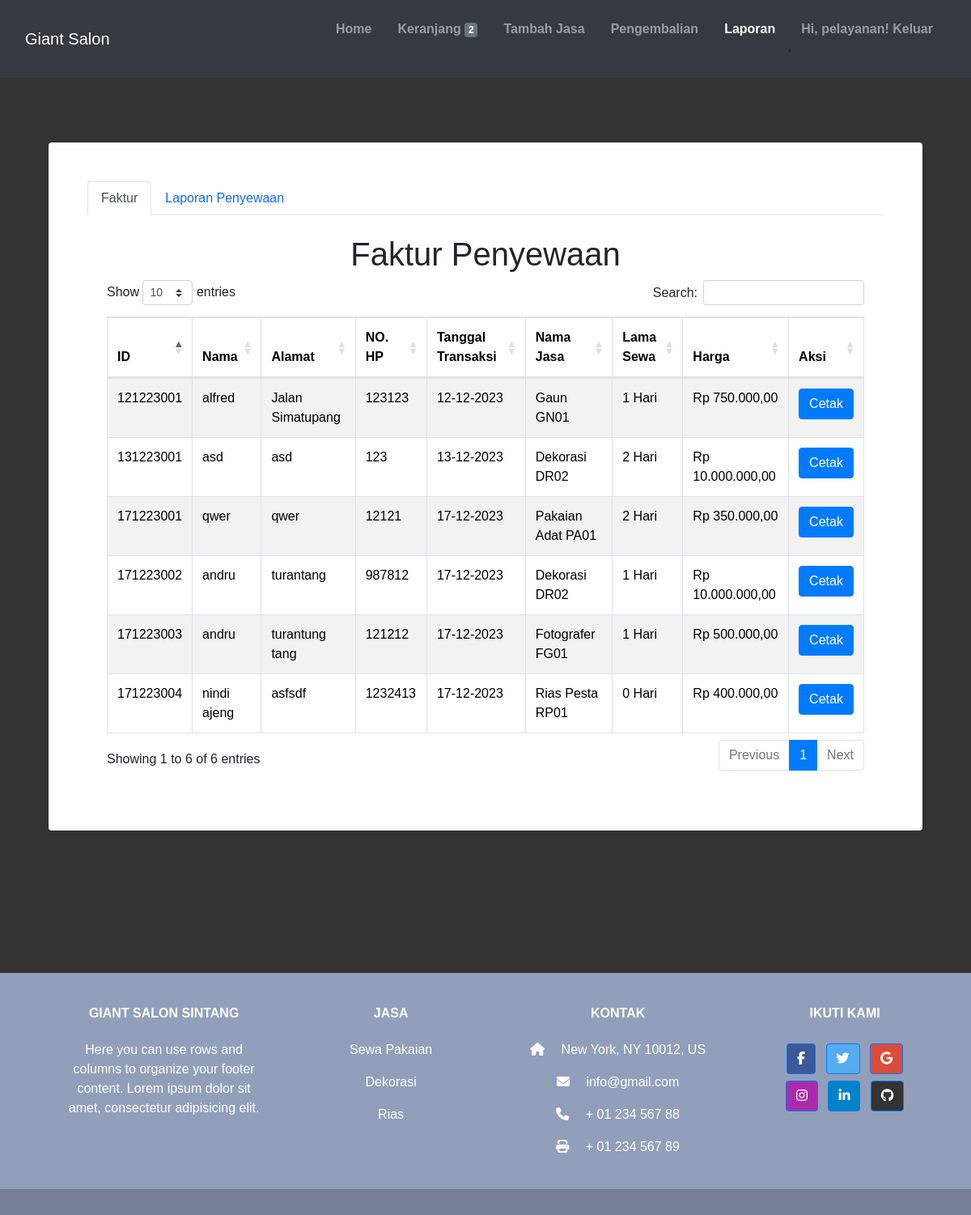
The page /laporan.php (signed in) on the database its author committed.
### tables this page shows
CREATE TABLE `tbl_penyewaan` (
  `id` char(9) NOT NULL,
  `tanggal_transaksi` date NOT NULL,
  `nama` varchar(30) NOT NULL,
  `alamat` varchar(100) NOT NULL,
  `no_hp` varchar(13) NOT NULL,
  `tanggal_sewa` date NOT NULL,
  `lama_sewa` int NOT NULL,
  `nama_jasa` int NOT NULL,
  `kode_jasa` char(4) NOT NULL,
  `harga_sewa` int NOT NULL,
  `metode_bayar` varchar(8) NOT NULL,
  `status_sewa` varchar(25) NOT NULL
);

CREATE TABLE `tbl_detail_jasa` (
  `id` int NOT NULL,
  `id_jasa` int NOT NULL,
  `nama_detail_jasa` varchar(30) NOT NULL
);

### core/fungsi.php (called while the page is built, shortened)
<?php
function rupiah($angka)
{
    $hasil_rupiah = "Rp " . number_format($angka, 2, ',', '.');
    return $hasil_rupiah;
}
function format_tanggal($tanggal)
{
    return date('d-m-Y', strtotime($tanggal));
}

### laporan.php (the view, shortened to what this page needs)
<?php
include_once("core/aksi.php");
include_once("templates/header.php");
?>
<div class="register-photo">
    <div class="form-container p-5 rounded bg-white">
        <nav>
            <div class="nav nav-tabs" id="nav-tab" role="tablist">
                <button class="nav-link active" id="nav-faktur-tab" data-bs-toggle="tab" data-bs-target="#nav-faktur" type="button" role="tab" aria-controls="nav-faktur" aria-selected="true">Faktur</button>
                <button class="nav-link" id="nav-laporan-tab" data-bs-toggle="tab" data-bs-target="#nav-laporan" type="button" role="tab" aria-controls="nav-laporan" aria-selected="false">Laporan Penyewaan</button>
            </div>
        </nav>
        <div class="tab-content" id="nav-tabContent">
            <div class="tab-pane fade show active" id="nav-faktur" role="tabpanel" aria-labelledby="nav-faktur-tab" tabindex="0">
                <div class="p-4">
                    <h1 class="text-center">Faktur Penyewaan</h1>
                    <table id="example" class="table table-striped table-bordered" style="width:100%">
                        <thead>
                            <tr>
                                <th>ID</th>
                                <th>Nama</th>
                                <th>Alamat</th>
                                <th>NO. HP</th>
                                <th>Tanggal Transaksi</th>
                                <th>Nama Jasa</th>
                                <th>Lama Sewa</th>
                                <th>Harga</th>
                                <th>Aksi</th>
                            </tr>
                        </thead>
                        <tbody>
                            <?php
                            $sql = "SELECT *, tbl_penyewaan.id AS id_sewa FROM tbl_penyewaan LEFT JOIN tbl_detail_jasa ON tbl_penyewaan.nama_jasa = tbl_detail_jasa.id";
                            $result = $conn->query($sql);
                            while ($row = $result->fetch_assoc()) {
                                echo "<tr>";
                                echo "<td>" . $row["id_sewa"] . "</td>";
                                echo "<td>" . $row["nama"] . "</td>";
                                echo "<td>" . $row["alamat"] . "</td>";
                                echo "<td>" . $row["no_hp"] . "</td>";
                                echo "<td>" . format_tanggal($row["tanggal_transaksi"]) . "</td>";
                                if (substr($row["kode_jasa"], 0, 2) == "DR") {
                                    $nama_detail_jasa = "Dekorasi";
                                } else if (substr($row["kode_jasa"], 0, 2) == "FG") {
                                    $nama_detail_jasa = "Fotografer";
                                } else {
                                    $nama_detail_jasa = $row["nama_detail_jasa"];
                                }
                                echo "<td>" .  $nama_detail_jasa . " " . $row["kode_jasa"] . "</td>";
                                echo "<td>" . $row["lama_sewa"] . " Hari</td>";
                                echo "<td>" . rupiah($row["harga_sewa"]) . "</td>";
                                echo "<td><a href='' data-id='" . $row["id_sewa"] . "' class='btn btn-primary btn-cetak'>Cetak</a></td>";
                                echo "</tr>";
                            }
                            ?>
                        </tbody>
                    </table>
                </div>
            </div>
        </div>
    </div>
</div>
<?php
include_once("templates/footer.php");
?>

### assets/css/style.css (style rules this page uses)
body { background-color: #333; }
* { font-family: "Poppins", sans-serif; margin: 0; padding: 0; box-sizing: border-box; outline: none; border: none; text-decoration: none; transition: 0.2s linear; }
.register-photo { padding: 80px 0; }
.register-photo .form-container { display: table; max-width: 1200px; width: 90%; margin: 0 auto; box-shadow: 1px 1px 5px rgba(0, 0, 0, 0.1); }

### rows shown on the page
tbl_penyewaan: id "121223001", nama "alfred", alamat "Jalan Simatupang", no_hp "123123", tanggal_transaksi "12-12-2023", tbl_detail_jasa.nama_detail_jasa "Gaun", kode_jasa "GN01", lama_sewa "1", harga_sewa "Rp 750.000,00"
tbl_penyewaan: id "131223001", nama "asd", alamat "asd", no_hp "123", tanggal_transaksi "13-12-2023", kode_jasa "Dekorasi", kode_jasa "DR02", lama_sewa "2", harga_sewa "Rp 10.000.000,00"
tbl_penyewaan: id "171223001", nama "qwer", alamat "qwer", no_hp "12121", tanggal_transaksi "17-12-2023", tbl_detail_jasa.nama_detail_jasa "Pakaian Adat", kode_jasa "PA01", lama_sewa "2", harga_sewa "Rp 350.000,00"
tbl_penyewaan: id "171223002", nama "andru", alamat "turantang", no_hp "987812", tanggal_transaksi "17-12-2023", kode_jasa "Dekorasi", kode_jasa "DR02", lama_sewa "1", harga_sewa "Rp 10.000.000,00"
tbl_penyewaan: id "171223003", nama "andru", alamat "turantung tang", no_hp "121212", tanggal_transaksi "17-12-2023", kode_jasa "Fotografer", kode_jasa "FG01", lama_sewa "1", harga_sewa "Rp 500.000,00"
tbl_penyewaan: id "171223004", nama "nindi ajeng", alamat "asfsdf", no_hp "1232413", tanggal_transaksi "17-12-2023", tbl_detail_jasa.nama_detail_jasa "Rias Pesta", kode_jasa "RP01", lama_sewa "0", harga_sewa "Rp 400.000,00"

### other values the page prints
$count_keranjang['total_item'] "2"
$_SESSION["username"] "pelayanan"
